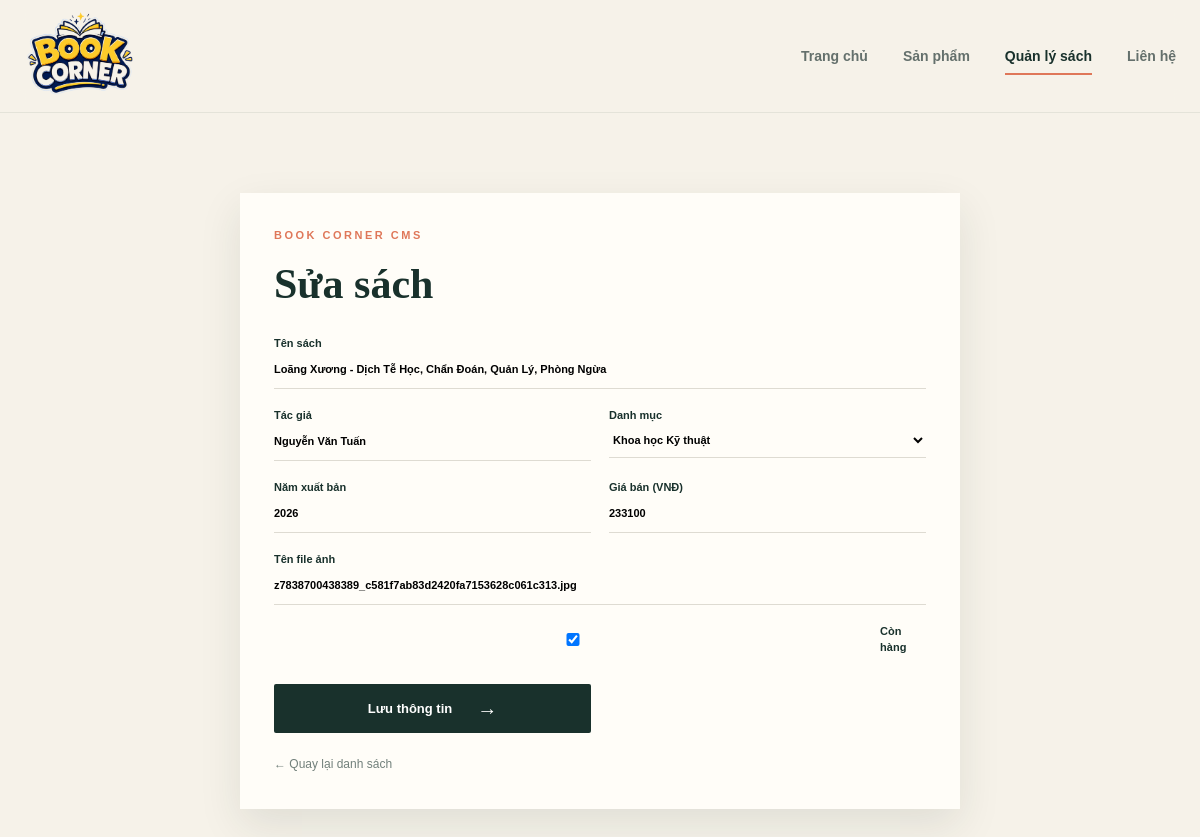
The page /admin/books/31/edit on the database its author committed.
### tables this page shows
CREATE TABLE book (
            id INTEGER PRIMARY KEY AUTOINCREMENT,
            category_id INTEGER NOT NULL,
            title TEXT NOT NULL,
            author TEXT NOT NULL,
            publish_year INTEGER,
            price INTEGER NOT NULL,
            image TEXT,
            in_stock INTEGER NOT NULL DEFAULT 1,
            FOREIGN KEY (category_id) REFERENCES category(id) ON UPDATE CASCADE ON DELETE RESTRICT
        );

CREATE TABLE category (
            id INTEGER PRIMARY KEY AUTOINCREMENT,
            name TEXT NOT NULL UNIQUE
        );

### app.py (the view, shortened to what this page needs)
@app.route("/admin/books/<int:book_id>/edit", methods=("GET", "POST"))
def admin_book_edit(book_id):
    db = get_db()
    book = db.execute("SELECT * FROM book WHERE id = ?", (book_id,)).fetchone()
    if book is None:
        return "Không tìm thấy sách", 404
    return render_template("admin_book_form.html", book=book, categories=db.execute("SELECT * FROM category ORDER BY name").fetchall(), page_title="Sửa sách")

### app.py (called while the page is built)
def get_db() -> sqlite3.Connection:
    if "db" not in g:
        g.db = sqlite3.connect(app.config["DATABASE"])
        g.db.row_factory = sqlite3.Row
        g.db.execute("PRAGMA foreign_keys = ON")
    return g.db

### templates/admin_book_form.html (shortened to what this page needs)
<!doctype html><html lang="vi"><head><link rel="stylesheet" href="{{ url_for('static', filename='css/style.css') }}"></head><body><header class="site-header"><div class="container nav-wrap"><a class="brand" href="{{ url_for('home') }}"><img src="{{ url_for('static', filename='images/logo.png') }}" alt="Book Corner logo"></a><nav class="main-nav" style="display:flex"><a href="{{ url_for('home') }}">Trang chủ</a><a href="{{ url_for('products') }}">Sản phẩm</a><a class="active" href="{{ url_for('admin_books') }}">Quản lý sách</a><a href="{{ url_for('contact') }}">Liên hệ</a></nav></div></header><main class="container admin-wrap"><section class="form-card"><p class="eyebrow">BOOK CORNER CMS</p><h1>{{ page_title }}</h1><form class="admin-form" method="post"><label class="full">Tên sách<input name="title" required value="{{ book.title if book else '' }}"></label><label>Tác giả<input name="author" required value="{{ book.author if book else '' }}"></label><label>Danh mục<select name="category_id" required>{% for category in categories %}<option value="{{ category.id }}" {% if book and book.category_id == category.id %}selected{% endif %}>{{ category.name }}</option>{% endfor %}</select></label><label>Năm xuất bản<input name="publish_year" type="number" value="{{ book.publish_year if book else '' }}"></label><label>Giá bán (VNĐ)<input name="price" type="number" min="0" value="{{ book.price if book else 0 }}"></label><label class="full">Tên file ảnh<input name="image" placeholder="vi-du.jpg" value="{{ book.image if book else '' }}"></label><label class="check-label full"><input name="in_stock" type="checkbox" {% if not book or book.in_stock %}checked{% endif %}> Còn hàng</label><button class="button button-dark" type="submit">Lưu thông tin <span>→</span></button></form><a class="back-link" href="{{ url_for('admin_books') }}">← Quay lại danh sách</a></section></main></body></html>

### static/css/style.css (style rules this page uses)
:root { --ink:#19312c;--cream:#f6f2e9;--paper:#fffdf8;--coral:#df7759;--gold:#e9b950;--line:#dedbd2;--muted:#72807b;--shadow:0 16px 40px rgba(25,49,44,.10) }
* { box-sizing:border-box }
html { scroll-behavior:smooth }
body { margin:0;background:var(--cream);color:var(--ink);font-family:'DM Sans',sans-serif;line-height:1.5 }
a { color:inherit;text-decoration:none }
button,input,select,textarea { font:inherit }
button { cursor:pointer }
.container { width:min(1180px,calc(100% - 48px));margin:0 auto }
.site-header { border-bottom:1px solid rgba(25,49,44,.08);background:rgba(246,242,233,.92);backdrop-filter:blur(12px);position:relative;z-index:5 }
.nav-wrap { min-height:86px;display:flex;align-items:center;gap:52px }
.brand img { width:112px;height:auto;display:block }
.main-nav { display:flex;gap:35px;font-size:14px;font-weight:600;margin-left:auto }
.main-nav a { padding:10px 0;color:#64706c;position:relative }
.main-nav a:after { content:'';position:absolute;left:0;right:100%;bottom:2px;height:2px;background:var(--coral);transition:right .25s }
.main-nav a:hover:after,.main-nav a.active:after { right:0 }
.main-nav a.active { color:var(--ink) }
.eyebrow { font-size:11px;letter-spacing:2.5px;font-weight:700;color:var(--coral);margin:0 0 17px }
.button { border:0;border-radius:2px;display:inline-flex;align-items:center;justify-content:center;gap:25px;padding:15px 20px;font-weight:700;font-size:13px;transition:transform .2s,background .2s }
.button-dark { background:var(--ink);color:#fff }
.button span { font-size:20px;line-height:0 }

### templates/admin_book_form.html (style rules this page uses)
.admin-wrap { padding:20px 0 90px }
.form-card { max-width:720px;background:var(--paper);padding:34px;box-shadow:var(--shadow);margin:60px auto }
.form-card h1 { font:700 42px/1.1 'Playfair Display',serif;margin:0 0 28px }
.admin-form { display:grid;grid-template-columns:1fr 1fr;gap:18px }
.admin-form label { font-size:11px;font-weight:700 }
.admin-form label.full { grid-column:1/-1 }
.admin-form input,.admin-form select { display:block;width:100%;border:0;border-bottom:1px solid var(--line);background:transparent;padding:10px 0;outline:0 }
.check-label { display:flex;gap:9px;align-items:center }
.admin-form .button { margin-top:10px }
.back-link { display:inline-block;margin-top:22px;font-size:12px;color:var(--muted) }

### rows shown on the page
book: title "Loãng Xương - Dịch Tễ Học, Chẩn Đoán, Quản Lý, Phòng Ngừa", author "Nguyễn Văn Tuấn", category_id "Khoa học Kỹ thuật", publish_year "2026", price "233100", image "z7838700438389_c581f7ab83d2420fa7153628c061c313.jpg", in_stock "☑"

### other values the page prints
{{ page_title }} "Sửa sách"
